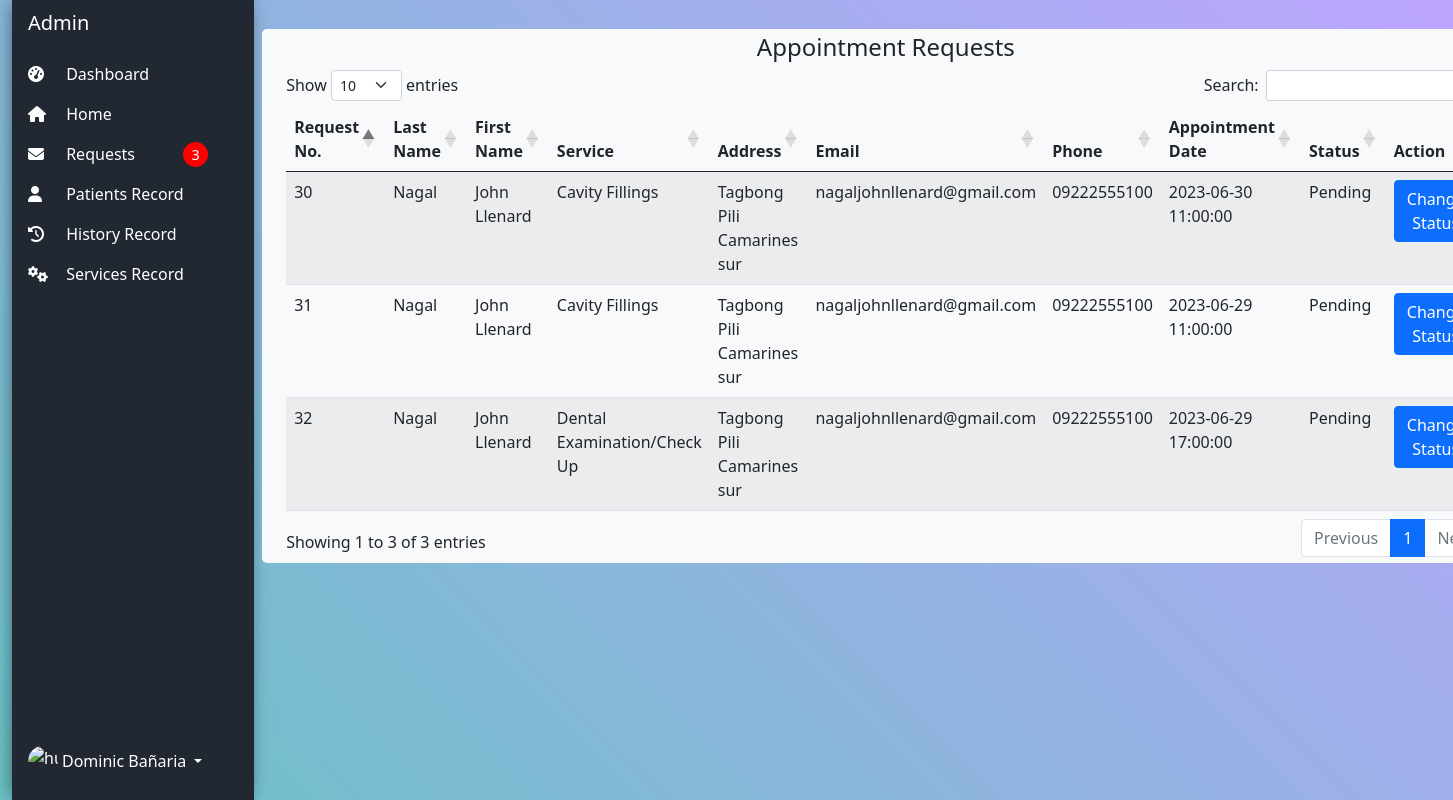
Screenshot of /admin/index.php?page=requests (signed in) with the database file from the repository.
### tables this page shows
CREATE TABLE `requests_tb` (
  `request_id` int(11) NOT NULL,
  `patient_id` int(11) NOT NULL,
  `service_id` int(11) NOT NULL,
  `firstName` varchar(100) NOT NULL,
  `middleName` varchar(100) NOT NULL,
  `lastName` varchar(100) NOT NULL,
  `address` varchar(255) NOT NULL,
  `email` varchar(100) DEFAULT NULL,
  `phone` varchar(11) NOT NULL,
  `appointment_date` datetime NOT NULL,
  `status` varchar(50) NOT NULL
);

CREATE TABLE `services_tb` (
  `service_id` int(100) NOT NULL,
  `service_name` varchar(50) DEFAULT NULL,
  `service_price` decimal(10,2) DEFAULT NULL
);

### admin/requests.php (the view, shortened to what this page needs)
<!DOCTYPE html>
<html lang="en">
<body>
    <div class="col py-1">
        <div class="container-fluid bg-light edges">
            <div class="col py-1">
                <div>
                    <h4 style="text-align:center">Appointment Requests</h4>
                </div>
                <table id="example" class="table table-striped" style="width:100%;">
                    <thead>
                        <tr>
                            <th>Request No.</th>
                            <th>Last Name</th>
                            <th>First Name</th>
                            <th>Service</th>
                            <th>Address</th>
                            <th>Email</th>
                            <th>Phone</th>
                            <th>Appointment Date</th>
                            <th>Status</th>
                            <th>Action</th>
                        </tr>
                    </thead>
                    <tbody>
                        <?php
                        $data = mysqli_query($conn, "SELECT r.*, s.service_name FROM requests_tb r INNER JOIN services_tb s ON r.service_id = s.service_id");
                        while ($row = mysqli_fetch_array($data)) {
                            if ($row['status'] != "Approve" && $row['status'] !="Done") {
                                echo "<tr>";
                                echo "<td>" . $row['request_id'] . "</td>";
                                echo "<td>" . $row['lastName'] . "</td>";
                                echo "<td>" . $row['firstName'] . "</td>";
                                echo "<td>" . $row['service_name'] . "</td>";
                                echo "<td>" . $row['address'] . "</td>";
                                echo "<td>" . $row['email'] . "</td>";
                                echo "<td>" . $row['phone'] . "</td>";
                                echo "<td>" . $row['appointment_date'] . "</td>";
                                echo "<td>" . $row['status'] . "</td>";
                                echo "<td>";
                                echo "<button type='button' class='btn btn-primary' data-bs-toggle='modal' data-bs-target='#changeStatusModal' data-bs-request-id='" . $row['request_id'] . "'>Change Status</button>";
                                echo "</td>";
                                echo "</tr>";
                            }
                        }
                        ?>
                    </tbody>
                </table>
            </div>
        </div>
    </div>
</body>
</html>

### rows the page displays
requests_tb: request_id "30", lastName "Nagal", firstName "John Llenard", service.service_name "Cavity Fillings", address "Tagbong Pili Camarines sur", email "nagaljohnllenard@gmail.com", phone "09222555100", appointment_date "2023-06-30 11:00:00", status "Pending"
requests_tb: request_id "31", lastName "Nagal", firstName "John Llenard", service.service_name "Cavity Fillings", address "Tagbong Pili Camarines sur", email "nagaljohnllenard@gmail.com", phone "09222555100", appointment_date "2023-06-29 11:00:00", status "Pending"
requests_tb: request_id "32", lastName "Nagal", firstName "John Llenard", service.service_name "Dental Examination/Check Up", address "Tagbong Pili Camarines sur", email "nagaljohnllenard@gmail.com", phone "09222555100", appointment_date "2023-06-29 17:00:00", status "Pending"

### other values shown
$Alert_Count "3"
$name "Dominic Bañaria"
